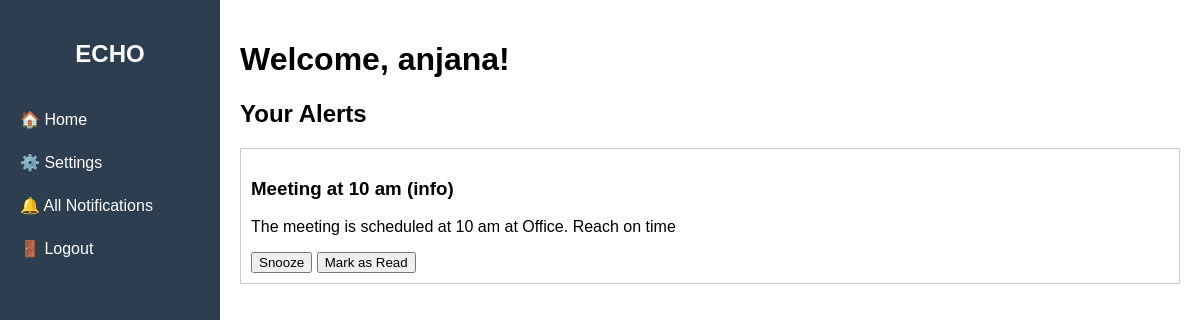
The app's page /users/dashboard/ (signed in), older data.
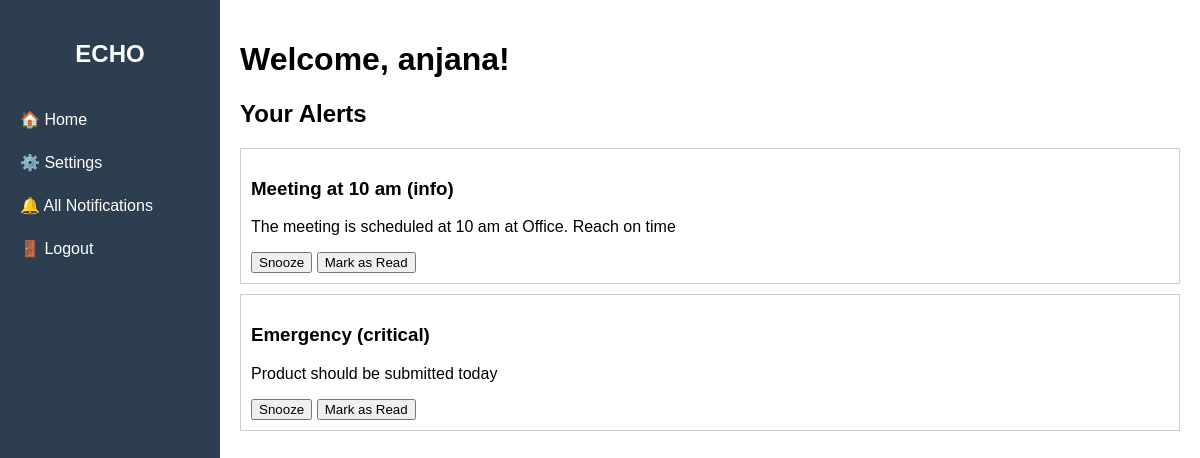
The same page, newer data.
### notifications/models.py (models this page shows, shortened)
class Alert(models.Model):
    SEVERITY_CHOICES = [
        ('info', 'Info'),
        ('warning', 'Warning'),
        ('critical', 'Critical')
    ]
    title = models.CharField(max_length=200)
    message = models.TextField()
    severity = models.CharField(max_length=50, choices=SEVERITY_CHOICES)
    start_time = models.DateTimeField()
    expiry_time = models.DateTimeField()
    remainder_freq = models.IntegerField(default=120)
    teams = models.ManyToManyField('users.Team', blank=True)
    users = models.ManyToManyField(settings.AUTH_USER_MODEL, blank=True)
    entire_organization = models.BooleanField(default=False)
    is_active = models.BooleanField(default=True)

### users/views.py (the view)
# urls.py: path('dashboard/', views.dashboard, name='dashboard'),
@login_required
def dashboard(request):
    user = request.user
    now = timezone.now()
    active_alerts = Alert.objects.filter(
        is_active=True,
        start_time__lte=now,
        expiry_time__gte=now
    ).filter(
        Q(entire_organization=True) |
        Q(users=user) |
        Q(teams=user.team)
    ).distinct()
    snoozed_alerts = UserAlertPreference.objects.filter(
        user=user,
        snoozed_until__gt=now
    ).values_list('alert_id', flat=True)
    print("Snoozed alert IDs:", list(snoozed_alerts))   # 👈 check which IDs are snoozed
    print("Active before exclude:", list(active_alerts.values_list("id", flat=True)))
    alerts = Alert.objects.filter(
        useralertpreference__user=request.user,
        useralertpreference__is_read=False
    )
    return render(request, 'dashboard.html', {'alerts': alerts})

### users/templates/dashboard.html (shortened to what this page needs)
{% extends "base.html" %}
{% block content %}
<h1>Welcome, {{ request.user.username }}!</h1>
<h2>Your Alerts</h2>
{% for alert in alerts %}
  <div style="border:1px solid #ccc; padding:10px; margin-bottom:10px;">
    <h3>{{ alert.title }} ({{ alert.severity }})</h3>
    <p>{{ alert.message }}</p>
    <form method="post" action="{% url 'snooze_alert' alert.id %}" style="display:inline;">
        <button type="submit">Snooze</button>
    </form>
    <form method="post" action="{% url 'mark_alert_as_read' alert.id %}" style="display:inline;">
        <button type="submit">Mark as Read</button>
    </form>
  </div>
{% empty %}
  <p>No active alerts</p>
{% endfor %}
{% endblock %}

Row changes from the older to the newer data that the page shows:
added Alert: title "Emergency", severity "critical", message "Product should be submitted today"
